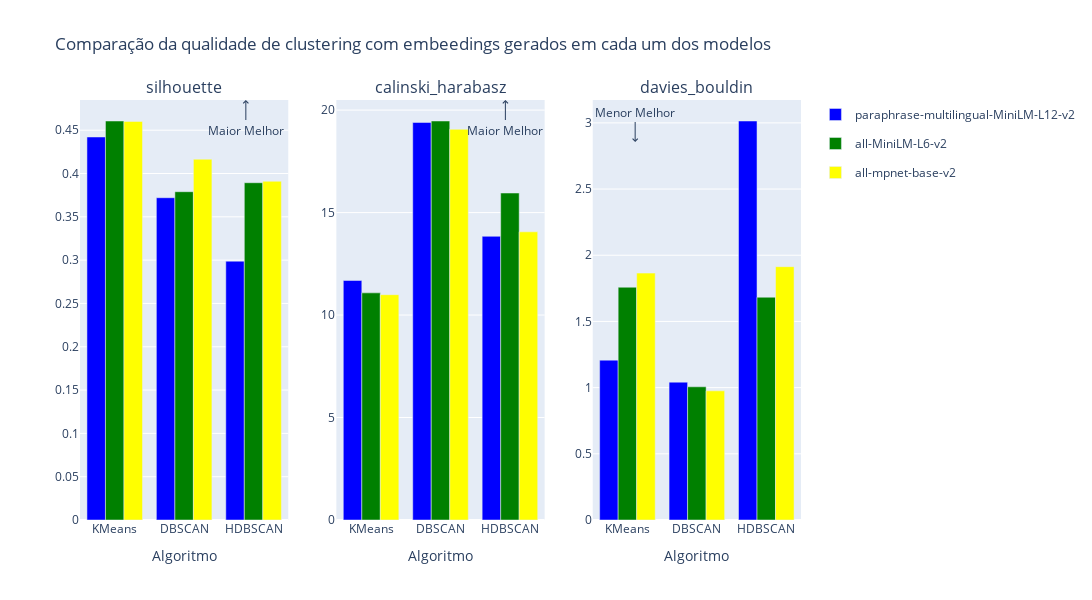

Notebook cell for this chart:
### Code cell
# Escolher o melhor modelo
melhor_modelo = analise.escolher_melhor_modelo(resultados)
print(f"O melhor modelo é: {melhor_modelo}")

# Gerar o relatório de benchmarking (opcional)
analise.generate_report(resultados)

### Figure 1 — Plotly figure (JSON) as saved in the notebook; plotly's stock layout.template omitted (floating-point values rounded to 4 significant figures)
{"data": [{"legendgroup": "paraphrase-multilingual-MiniLM-L12-v2", "marker": {"color": "blue"}, "name": "paraphrase-multilingual-MiniLM-L12-v2", "offsetgroup": "0", "showlegend": true, "type": "bar", "x": ["KMeans"], "xaxis": "x", "y": [0.4422], "yaxis": "y"}, {"legendgroup": "all-MiniLM-L6-v2", "marker": {"color": "green"}, "name": "all-MiniLM-L6-v2", "offsetgroup": "1", "showlegend": true, "type": "bar", "x": ["KMeans"], "xaxis": "x", "y": [0.4606], "yaxis": "y"}, {"legendgroup": "all-mpnet-base-v2", "marker": {"color": "yellow"}, "name": "all-mpnet-base-v2", "offsetgroup": "2", "showlegend": true, "type": "bar", "x": ["KMeans"], "xaxis": "x", "y": [0.4601], "yaxis": "y"}, {"legendgroup": "paraphrase-multilingual-MiniLM-L12-v2", "marker": {"color": "blue"}, "name": "paraphrase-multilingual-MiniLM-L12-v2", "offsetgroup": "0", "showlegend": false, "type": "bar", "x": ["DBSCAN"], "xaxis": "x", "y": [0.372], "yaxis": "y"}, {"legendgroup": "all-MiniLM-L6-v2", "marker": {"color": "green"}, "name": "all-MiniLM-L6-v2", "offsetgroup": "1", "showlegend": false, "type": "bar", "x": ["DBSCAN"], "xaxis": "x", "y": [0.379], "yaxis": "y"}, {"legendgroup": "all-mpnet-base-v2", "marker": {"color": "yellow"}, "name": "all-mpnet-base-v2", "offsetgroup": "2", "showlegend": false, "type": "bar", "x": ["DBSCAN"], "xaxis": "x", "y": [0.4165], "yaxis": "y"}, {"legendgroup": "paraphrase-multilingual-MiniLM-L12-v2", "marker": {"color": "blue"}, "name": "paraphrase-multilingual-MiniLM-L12-v2", "offsetgroup": "0", "showlegend": false, "type": "bar", "x": ["HDBSCAN"], "xaxis": "x", "y": [0.2988], "yaxis": "y"}, {"legendgroup": "all-MiniLM-L6-v2", "marker": {"color": "green"}, "name": "all-MiniLM-L6-v2", "offsetgroup": "1", "showlegend": false, "type": "bar", "x": ["HDBSCAN"], "xaxis": "x", "y": [0.3894], "yaxis": "y"}, {"legendgroup": "all-mpnet-base-v2", "marker": {"color": "yellow"}, "name": "all-mpnet-base-v2", "offsetgroup": "2", "showlegend": false, "type": "bar", "x": ["HDBSCAN"], "xaxis": "x", "y": [0.391], "yaxis": "y"}, {"legendgroup": "paraphrase-multilingual-MiniLM-L12-v2", "marker": {"color": "blue"}, "name": "paraphrase-multilingual-MiniLM-L12-v2", "offsetgroup": "0", "showlegend": false, "type": "bar", "x": ["KMeans"], "xaxis": "x2", "y": [11.69], "yaxis": "y2"}, {"legendgroup": "all-MiniLM-L6-v2", "marker": {"color": "green"}, "name": "all-MiniLM-L6-v2", "offsetgroup": "1", "showlegend": false, "type": "bar", "x": ["KMeans"], "xaxis": "x2", "y": [11.08], "yaxis": "y2"}, {"legendgroup": "all-mpnet-base-v2", "marker": {"color": "yellow"}, "name": "all-mpnet-base-v2", "offsetgroup": "2", "showlegend": false, "type": "bar", "x": ["KMeans"], "xaxis": "x2", "y": [10.99], "yaxis": "y2"}, {"legendgroup": "paraphrase-multilingual-MiniLM-L12-v2", "marker": {"color": "blue"}, "name": "paraphrase-multilingual-MiniLM-L12-v2", "offsetgroup": "0", "showlegend": false, "type": "bar", "x": ["DBSCAN"], "xaxis": "x2", "y": [19.4], "yaxis": "y2"}, {"legendgroup": "all-MiniLM-L6-v2", "marker": {"color": "green"}, "name": "all-MiniLM-L6-v2", "offsetgroup": "1", "showlegend": false, "type": "bar", "x": ["DBSCAN"], "xaxis": "x2", "y": [19.47], "yaxis": "y2"}, {"legendgroup": "all-mpnet-base-v2", "marker": {"color": "yellow"}, "name": "all-mpnet-base-v2", "offsetgroup": "2", "showlegend": false, "type": "bar", "x": ["DBSCAN"], "xaxis": "x2", "y": [19.06], "yaxis": "y2"}, {"legendgroup": "paraphrase-multilingual-MiniLM-L12-v2", "marker": {"color": "blue"}, "name": "paraphrase-multilingual-MiniLM-L12-v2", "offsetgroup": "0", "showlegend": false, "type": "bar", "x": ["HDBSCAN"], "xaxis": "x2", "y": [13.84], "yaxis": "y2"}, {"legendgroup": "all-MiniLM-L6-v2", "marker": {"color": "green"}, "name": "all-MiniLM-L6-v2", "offsetgroup": "1", "showlegend": false, "type": "bar", "x": ["HDBSCAN"], "xaxis": "x2", "y": [15.95], "yaxis": "y2"}, {"legendgroup": "all-mpnet-base-v2", "marker": {"color": "yellow"}, "name": "all-mpnet-base-v2", "offsetgroup": "2", "showlegend": false, "type": "bar", "x": ["HDBSCAN"], "xaxis": "x2", "y": [14.06], "yaxis": "y2"}, {"legendgroup": "paraphrase-multilingual-MiniLM-L12-v2", "marker": {"color": "blue"}, "name": "paraphrase-multilingual-MiniLM-L12-v2", "offsetgroup": "0", "showlegend": false, "type": "bar", "x": ["KMeans"], "xaxis": "x3", "y": [1.208], "yaxis": "y3"}, {"legendgroup": "all-MiniLM-L6-v2", "marker": {"color": "green"}, "name": "all-MiniLM-L6-v2", "offsetgroup": "1", "showlegend": false, "type": "bar", "x": ["KMeans"], "xaxis": "x3", "y": [1.758], "yaxis": "y3"}, {"legendgroup": "all-mpnet-base-v2", "marker": {"color": "yellow"}, "name": "all-mpnet-base-v2", "offsetgroup": "2", "showlegend": false, "type": "bar", "x": ["KMeans"], "xaxis": "x3", "y": [1.865], "yaxis": "y3"}, {"legendgroup": "paraphrase-multilingual-MiniLM-L12-v2", "marker": {"color": "blue"}, "name": "paraphrase-multilingual-MiniLM-L12-v2", "offsetgroup": "0", "showlegend": false, "type": "bar", "x": ["DBSCAN"], "xaxis": "x3", "y": [1.041], "yaxis": "y3"}, {"legendgroup": "all-MiniLM-L6-v2", "marker": {"color": "green"}, "name": "all-MiniLM-L6-v2", "offsetgroup": "1", "showlegend": false, "type": "bar", "x": ["DBSCAN"], "xaxis": "x3", "y": [1.006], "yaxis": "y3"}, {"legendgroup": "all-mpnet-base-v2", "marker": {"color": "yellow"}, "name": "all-mpnet-base-v2", "offsetgroup": "2", "showlegend": false, "type": "bar", "x": ["DBSCAN"], "xaxis": "x3", "y": [0.9756], "yaxis": "y3"}, {"legendgroup": "paraphrase-multilingual-MiniLM-L12-v2", "marker": {"color": "blue"}, "name": "paraphrase-multilingual-MiniLM-L12-v2", "offsetgroup": "0", "showlegend": false, "type": "bar", "x": ["HDBSCAN"], "xaxis": "x3", "y": [3.014], "yaxis": "y3"}, {"legendgroup": "all-MiniLM-L6-v2", "marker": {"color": "green"}, "name": "all-MiniLM-L6-v2", "offsetgroup": "1", "showlegend": false, "type": "bar", "x": ["HDBSCAN"], "xaxis": "x3", "y": [1.683], "yaxis": "y3"}, {"legendgroup": "all-mpnet-base-v2", "marker": {"color": "yellow"}, "name": "all-mpnet-base-v2", "offsetgroup": "2", "showlegend": false, "type": "bar", "x": ["HDBSCAN"], "xaxis": "x3", "y": [1.914], "yaxis": "y3"}], "layout": {"annotations": [{"font": {"size": 16}, "showarrow": false, "text": "silhouette", "x": 0.1444, "xanchor": "center", "xref": "paper", "y": 1, "yanchor": "bottom", "yref": "paper"}, {"font": {"size": 16}, "showarrow": false, "text": "calinski_harabasz", "x": 0.5, "xanchor": "center", "xref": "paper", "y": 1, "yanchor": "bottom", "yref": "paper"}, {"font": {"size": 16}, "showarrow": false, "text": "davies_bouldin", "x": 0.8556, "xanchor": "center", "xref": "paper", "y": 1, "yanchor": "bottom", "yref": "paper"}, {"arrowhead": 4, "ax": 0, "ay": 30, "showarrow": true, "text": "Maior Melhor", "x": 0.23, "xref": "paper", "y": 1, "yref": "paper"}, {"arrowhead": 4, "ax": 0, "ay": 30, "showarrow": true, "text": "Maior Melhor", "x": 0.59, "xref": "paper", "y": 1, "yref": "paper"}, {"arrowhead": 4, "ax": 0, "ay": -30, "showarrow": true, "text": "Menor Melhor", "x": 0.77, "xref": "paper", "y": 0.9, "yref": "paper"}], "height": 600, "title": {"text": "Comparação da qualidade de clustering com embeedings gerados em cada um dos modelos"}, "width": 1200, "xaxis": {"anchor": "y", "domain": [0, 0.2889], "title": {"text": "Algoritmo"}}, "xaxis2": {"anchor": "y2", "domain": [0.3556, 0.6444], "title": {"text": "Algoritmo"}}, "xaxis3": {"anchor": "y3", "domain": [0.7111, 1], "title": {"text": "Algoritmo"}}, "yaxis": {"anchor": "x", "domain": [0, 1], "title": {"text": ""}}, "yaxis2": {"anchor": "x2", "domain": [0, 1], "title": {"text": ""}}, "yaxis3": {"anchor": "x3", "domain": [0, 1], "title": {"text": ""}}}}
